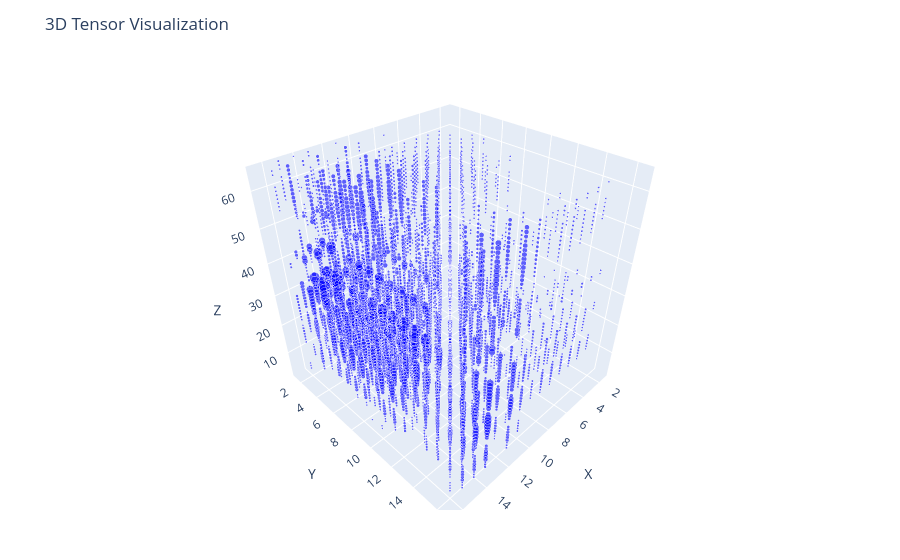

Notebook code cell kept with this figure:
### Code cell
plotTensor(blue_strata.tensor, 0.1, color="blue")

### Figure 1 — Plotly figure (JSON) as saved in the notebook; plotly's stock layout.template omitted (floating-point values rounded to 4 significant figures; data arrays with more than 128 entries replaced by an {"elided": "..."} marker saying what was removed)
{"data": [{"marker": {"color": "blue", "opacity": 0.6, "size": {"elided": "5631 float values"}}, "mode": "markers", "type": "scatter3d", "x": {"elided": "5631 int values"}, "y": {"elided": "5631 int values"}, "z": {"elided": "5631 int values"}}], "layout": {"margin": {"b": 50, "l": 50, "r": 50, "t": 60}, "scene": {"aspectmode": "cube", "xaxis": {"range": [1, 17], "title": "X"}, "yaxis": {"range": [1, 17], "title": "Y"}, "zaxis": {"range": [1, 66], "title": "Z"}}, "title": "3D Tensor Visualization"}}
